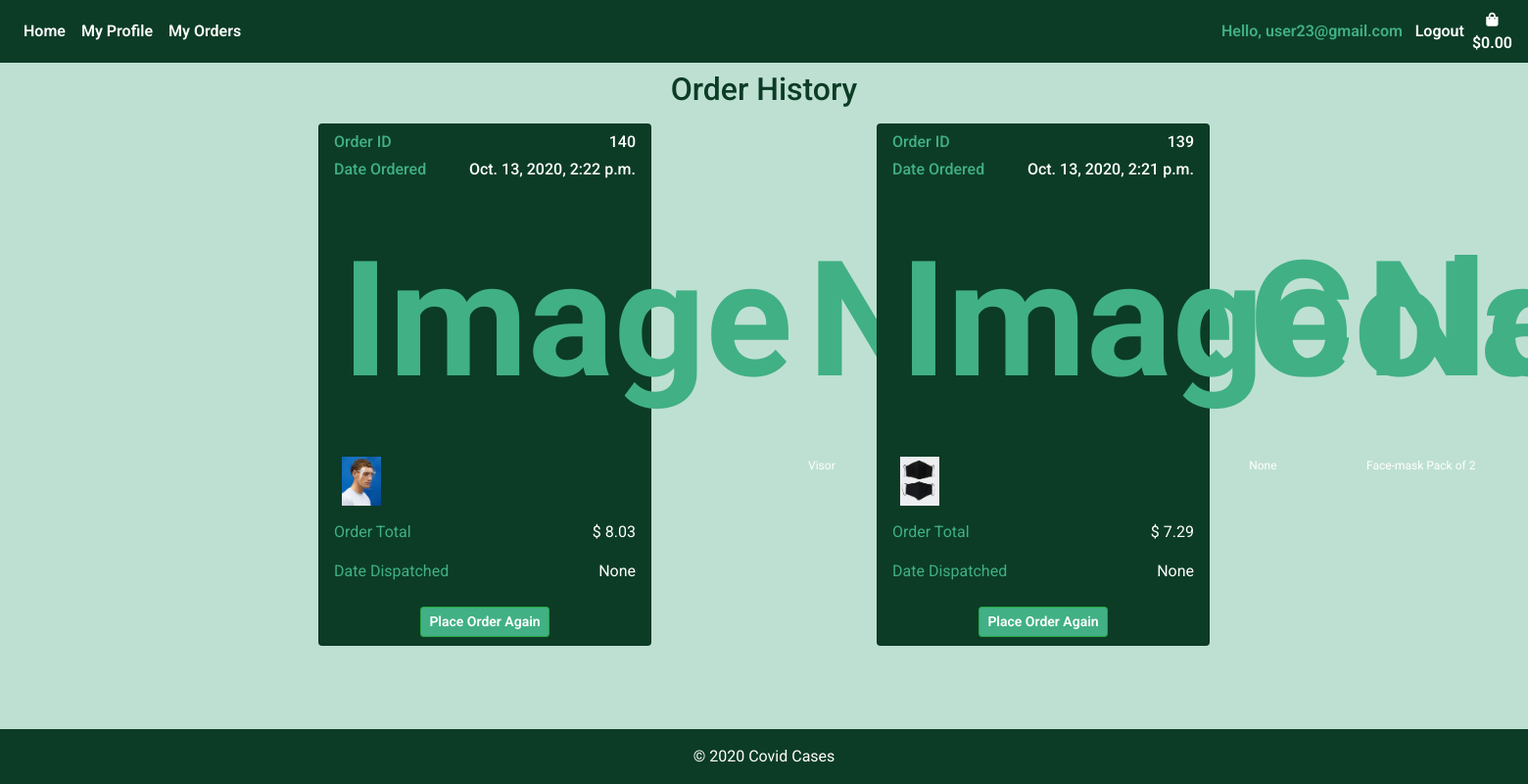
The app's page /bag/order_history/ (signed in) with its own data.
### shopping_bag/models.py (models this page shows)
class Order(models.Model):
    customer_profile = models.ForeignKey(Customer, on_delete=models.SET_NULL, null=True, blank=True)
    stripe_pid = models.CharField(max_length=settings.CONST_PROFILE_ATTR, null=False, blank=False, default='')
    ordered_date = models.DateTimeField(auto_now_add=True)
    order_total = models.DecimalField(max_digits=6, decimal_places=2, null=True)
    order_confirmed = models.BooleanField(default=False)
    date_dispatched = models.DateTimeField(null=True)

class OrderItem(models.Model):
    item = models.ForeignKey(Product, on_delete=models.CASCADE)
    order = models.ForeignKey(Order, on_delete=models.CASCADE)
    quantity = models.IntegerField(null=True , editable=True, default=0)
    def line_total(self):
        return self.quantity * self.item.price

### products/models.py (models this page shows, shortened)
class Product(models.Model):
    product_name = models.CharField(max_length=settings.CONST_PROFILE_ATTR)
    color = models.CharField(max_length=settings.CONST_PROFILE_ATTR)
    price = models.DecimalField(max_digits=6, decimal_places=2)
    image = ResizedImageField(size=[400, 500], crop=['middle', 'center'],quality=100, upload_to='', default='noimage.jpeg')
    image_2 = ResizedImageField(size=[400, 500], crop=['middle', 'center'],quality=100, upload_to='', default='noimage.jpeg', null=True)
    number_in_stock = models.IntegerField(null=True , editable=True, default=0)
    is_active = models.BooleanField(default=True, null=True)
    created_by = models.CharField(max_length=settings.CONST_PROFILE_ATTR, null=True)
    created_date = models.TimeField(auto_now_add=True, null=True)
    supplier = models.ForeignKey(Supplier, on_delete=models.CASCADE, null=True)

### shopping_bag/views.py (the view)
# urls.py: path("order_history/", views.order_history, name="order_history"),
def order_history(request):
    customer = Customer.objects.filter(email=request.user.email).first()
    all_orders = Order.objects.filter(customer_profile=customer).order_by("-ordered_date")
    customers_orders = []
    for item in all_orders:
        order_items = OrderItem.objects.filter(order=item.id)
        customers_order = {
            "order": item,
            "order_items": list(order_items),
        }
        customers_orders.append(customers_order)
    context = {
        "customer": customer,
        "customers_order": customers_orders,
    }
    return render(request, "shopping_bag/order_history.html", context)

### shopping_bag/templates/shopping_bag/order_history.html (shortened to what this page needs)
{% extends 'base.html'%}
{% load static %}
{% load tz %}
{% block content %}
<div class="container">
    <h2 class="text-center mt-2">Order History</h2>
    <div class="row">
        {% for order in customers_order %}
        {% if order.order_items %}
        <div class="card col-sm-6 col-md-4 col-lg-4 col-xl-4 mt-2 mb-2 mx-auto" style="max-width:21.25rem;">
                    <h6 class="mt-2"><span class="order-confirmed-label">Order ID </span> <span class="float-right">{{ order.order.id }}</span></h6>
                    {% localtime on %}
                    <h6><span class="order-confirmed-label">Date Ordered</span> <span class="float-right">{{ order.order.ordered_date }}</span></h6>
                    {% endlocaltime %}
                    <div class="h-100" style=>
                        <table class="table table-borderless order-confirmed-table">
                            <thead>
                                <tr>
                                <th scope="col">Image</th>
                                <th scope="col">Name</th>
                                <th scope="col">Color</th>
                                </tr>
                            </thead>
                            <tbody>
                                {% for item in order.order_items %}
                                <tr>
                                <td scope="row"><img class="img-fluid" style="max-width: 2.5rem;" src="{{ MEDIA_URL }}{{ item.item.image }}"/></td>
                                <td>{{ item.item.product_name }}</td>
                                <td>{{ item.item.color }}</td>
                                </tr>
                                {% endfor %}
                            </tbody>
                        </table>
                        <div class="" style="vertical-align:bottom;">
                            <p><span class="order-confirmed-label">Order Total</span> <span class="float-right">$ {{ order.order.order_total }}</span></p>
                            <p><span class="order-confirmed-label">Date Dispatched</span> <span class="float-right">{{ order.order.date_dispatched }}</span></p>
                            <div class="text-center mx-auto">
                                <a class="btn btn-success btn-sm m-2" href="{% url 'place_order_again' order.order.id %}">Place Order Again</a>
                            </div>
                        </div>
                    </div>
        </div>
        {% endif %}
        {% endfor %}
    </div>
</div>
{% endblock %}

### templates/base.html (shortened to what this page needs)
{% load static %}
<!DOCTYPE html>
<html lang="en">
<head>
    {% block corecss %}
    <link rel="stylesheet" href="https://stackpath.bootstrapcdn.com/bootstrap/4.5.2/css/bootstrap.min.css"
>
    <link rel="stylesheet" href="https://use.fontawesome.com/releases/v5.6.1/css/all.css">
    <link rel="stylesheet" href="{% static 'css/base.css' %}">
    {% endblock %}
</head>
<body>
    <nav class="navbar navbar-expand-md navbar-light navbar-bg" style="height:100%;">
        <div class="collapse navbar-collapse" id="navbarCollapse">
            <div class="navbar-nav">
                <a href="{% url 'products' %}" class="nav-item nav-link active">Home</a>
                {% if user.is_authenticated %}
                    <a href="{% url 'edit_profile' %}" class="nav-item nav-link">My Profile</a>
                    <a href="{% url 'order_history' %}" class="nav-item nav-link">My Orders</a>
                {% endif %}
            </div>
            <div class="navbar-nav ml-auto">
                {% if user.is_authenticated %}
                    <span class="nav-item hello-msg">Hello, {{ request.user }}</span>
                    <a href="{% url 'logout_user' %}" class="nav-item nav-link">Logout</a>
                {% else %}
                    <a href="{% url 'login_page' %}" class="nav-item nav-link">Login</a>
                    <a href="{% url 'sign_up' %}" class="nav-item nav-link">Sign up</a>
                {% endif%}
                <a class="d-none d-md-inline-block d-lg-inline-block d-xl-inline-block {% if grand_total %} font-weight-bold{% else %}text-black{% endif %} nav-link nav-item"
                        href="{% url 'view_bag' %}" style="padding:0;">
                        <div class="text-center ">
                            <div><i class="fas fa-shopping-bag fa-sm"></i></div>
                            <p class="mt-0 px-0" style="margin:0;">
                                {% if request.session.grand_total %}
                                    ${{ request.session.grand_total |floatformat:2 }}
                                {% else %}
                                    $0.00
                                {% endif %}
                            </p>
                        </div>
                    </a>
            </div>
        </div>
    </nav>
    {% block content %}
    {% endblock%}
    <footer class="page-footer font-small fixed-bottom">
        <div class="footer-copyright text-center py-3">
            © 2020 <span>Covid Cases</span>
        </div>
    </footer>
</body>
</html>

### static/css/base.css (style rules this page uses)
body { background-color: #bee0d3; color: #0C3C26; font-family: 'Roboto', sans-serif; margin: 0; padding: 0; padding-bottom: 3.75rem; margin: 0 0 2.5rem; }
html { position: relative; min-height: 100%; }
.navbar-bg { background-color: #0C3C26; }
a { color: #fff; }
.btn { font-weight: 600; }
.navbar-light .navbar-nav .nav-link.active { color: #fff; font-weight: 600; }
.navbar-light .navbar-nav .nav-link { color: #fff; font-weight: 600; margin: auto; }
.page-footer { background: #0C3C26; width: 100%; color: #fff; position: absolute; }
a { color: #fff; font-weight: 600; }
.hello-msg { color: #41b085; margin-top: auto; margin-bottom: auto; text-align: center; margin-right: 0.3rem; font-weight: 600; }
.card { background:#0C3C26; color:#fff; }
.btn-success { background: #41b085 !important; color: #fff !important; font-weight: 600; }
.order-confirmed-table { color: #fff; width: auto; margin: auto; margin-bottom: .4rem; margin-top: .4rem; }
.order-confirmed-table th { color: #41b085; font-size: 10.25rem; padding: .5rem }
.order-confirmed-table td { font-size: 0.75rem; padding: .5rem }
.order-confirmed-label { color: #41b085; }

### records on screen
Order: order.id "140", order.ordered_date "Oct. 13, 2020, 2:22 p.m.", order.order_total "8.03", order.date_dispatched "None"
OrderItem: item.image (picture), item.product_name "Visor", item.color "None"
Order: order.id "139", order.ordered_date "Oct. 13, 2020, 2:21 p.m.", order.order_total "7.29", order.date_dispatched "None"
OrderItem: item.image (picture), item.product_name "Face-mask Pack of 2"

### other values on screen
{{ request.user }} "user23@gmail.com"
